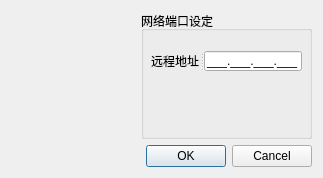
<?xml version="1.0" encoding="UTF-8"?>
<ui version="4.0">
 <class>CxSetNetDialog</class>
 <widget class="QDialog" name="CxSetNetDialog">
  <property name="geometry">
   <rect>
    <x>0</x>
    <y>0</y>
    <width>323</width>
    <height>175</height>
   </rect>
  </property>
  <property name="windowTitle">
   <string>设置网络</string>
  </property>
  <property name="windowIcon">
   <iconset resource="CxResource.qrc">
    <normaloff>:/Ico/MyIco/_Resource/Ico/png-0657.png</normaloff>:/Ico/MyIco/_Resource/Ico/png-0657.png</iconset>
  </property>
  <layout class="QGridLayout" name="gridLayout">
   <item row="0" column="0">
    <widget class="QLabel" name="label">
     <property name="maximumSize">
      <size>
       <width>131</width>
       <height>128</height>
      </size>
     </property>
     <property name="text">
      <string/>
     </property>
     <property name="pixmap">
      <pixmap resource="CxResource.qrc">:/Ico/MyIco/_Resource/Ico/png-0657.png</pixmap>
     </property>
    </widget>
   </item>
   <item row="0" column="1">
    <widget class="QGroupBox" name="groupBox">
     <property name="minimumSize">
      <size>
       <width>171</width>
       <height>128</height>
      </size>
     </property>
     <property name="maximumSize">
      <size>
       <width>171</width>
       <height>128</height>
      </size>
     </property>
     <property name="title">
      <string>网络端口设定</string>
     </property>
     <widget class="QSplitter" name="splitter">
      <property name="geometry">
       <rect>
        <x>10</x>
        <y>40</y>
        <width>151</width>
        <height>20</height>
       </rect>
      </property>
      <property name="orientation">
       <enum>Qt::Horizontal</enum>
      </property>
      <widget class="QLabel" name="label_2">
       <property name="text">
        <string>远程地址</string>
       </property>
      </widget>
      <widget class="QLineEdit" name="lineEdit">
       <property name="maximumSize">
        <size>
         <width>98</width>
         <height>20</height>
        </size>
       </property>
       <property name="inputMask">
        <string>000.000.000.000;_</string>
       </property>
      </widget>
     </widget>
    </widget>
   </item>
   <item row="1" column="0" colspan="2">
    <widget class="QDialogButtonBox" name="buttonBox">
     <property name="orientation">
      <enum>Qt::Horizontal</enum>
     </property>
     <property name="standardButtons">
      <set>QDialogButtonBox::Cancel|QDialogButtonBox::Ok</set>
     </property>
    </widget>
   </item>
  </layout>
 </widget>
 <resources>
  <include location="CxResource.qrc"/>
 </resources>
 <connections>
  <connection>
   <sender>buttonBox</sender>
   <signal>accepted()</signal>
   <receiver>CxSetNetDialog</receiver>
   <slot>accept()</slot>
   <hints>
    <hint type="sourcelabel">
     <x>248</x>
     <y>254</y>
    </hint>
    <hint type="destinationlabel">
     <x>157</x>
     <y>274</y>
    </hint>
   </hints>
  </connection>
  <connection>
   <sender>buttonBox</sender>
   <signal>rejected()</signal>
   <receiver>CxSetNetDialog</receiver>
   <slot>reject()</slot>
   <hints>
    <hint type="sourcelabel">
     <x>316</x>
     <y>260</y>
    </hint>
    <hint type="destinationlabel">
     <x>286</x>
     <y>274</y>
    </hint>
   </hints>
  </connection>
 </connections>
</ui>
